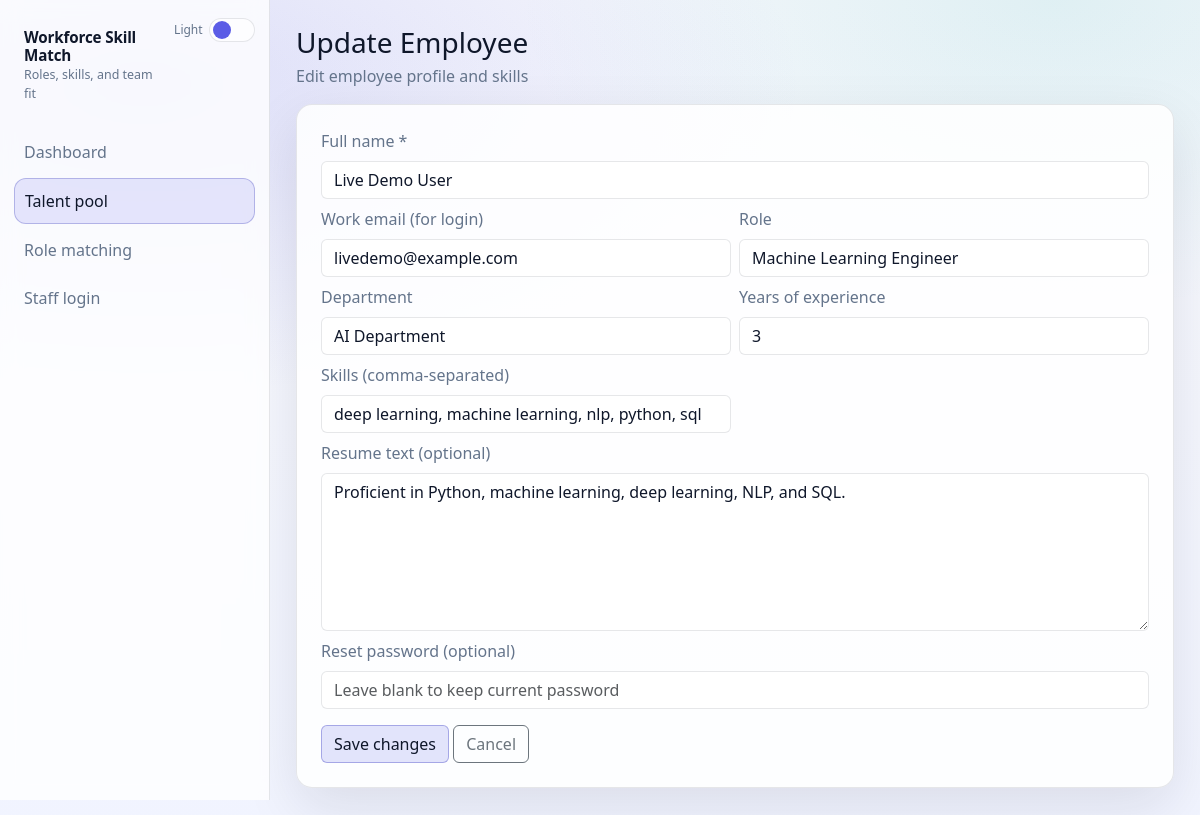
Page /employees/9/edit on the committed database.
### models.py (models this page shows, shortened)
class Employee(db.Model):  # type: ignore[misc]
    __tablename__ = "employees"
    id = db.Column(db.Integer, primary_key=True)
    full_name = db.Column(db.String(200), nullable=False)
    email = db.Column(db.String(200), nullable=True, unique=True)
    title = db.Column(db.String(200), nullable=True)
    department = db.Column(db.String(200), nullable=True)
    years_experience = db.Column(db.Integer, nullable=True)
    resume_text = db.Column(db.Text, nullable=True)
    skills_json = db.Column(db.Text, nullable=True)
    skills_csv = db.Column(db.Text, nullable=True)
    password_hash = db.Column(db.String(255), nullable=True)
    created_at = db.Column(db.DateTime, default=datetime.utcnow, nullable=False)
    updated_at = db.Column(db.DateTime, default=datetime.utcnow, onupdate=datetime.utcnow, nullable=False)

### main.py (the view, shortened to what this page needs)
    @app.route("/employees/<int:employee_id>/edit", methods=["GET", "POST"])
    def employee_edit(employee_id: int):
        e = Employee.query.get_or_404(employee_id)
        return render_template(
            "employee_edit.html",
            title="Update employee",
            e=e,
            active="talent",
        )

### main.py (called while the page is built, shortened)
    def __call__(self, environ, start_response):
        path_info = environ.get("PATH_INFO", "")
        return self.wsgi_app(environ, start_response)

### templates/employee_edit.html
{% extends "base.html" %}
{% block content %}
<div class="mb-3">
  <h3 class="mb-1">Update Employee</h3>
  <div class="muted">Edit employee profile and skills</div>
</div>
<div class="p-4 rounded-4 app-card">
  <form method="post">
    <div class="row g-2">
      <div class="col-12">
        <label class="form-label muted">Full name *</label>
        <input class="form-control" name="full_name" required value="{{ e.full_name }}">
      </div>
      <div class="col-12 col-md-6">
        <label class="form-label muted">Work email (for login)</label>
        <input class="form-control" name="email" value="{{ e.email or '' }}">
      </div>
      <div class="col-12 col-md-6">
        <label class="form-label muted">Role</label>
        <input class="form-control" name="title" value="{{ e.title or '' }}">
      </div>
      <div class="col-12 col-md-6">
        <label class="form-label muted">Department</label>
        <input class="form-control" name="department" value="{{ e.department or '' }}">
      </div>
      <div class="col-12 col-md-6">
        <label class="form-label muted">Years of experience</label>
        <input class="form-control" name="years_experience" value="{{ e.years_experience if e.years_experience is not none else '' }}">
      </div>
      <div class="col-12 col-md-6">
        <label class="form-label muted">Skills (comma-separated)</label>
        <input class="form-control" name="skills_manual" value="{{ e.skills_csv or '' }}">
      </div>
      <div class="col-12">
        <label class="form-label muted">Resume text (optional)</label>
        <textarea class="form-control" name="resume_text" rows="6">{{ e.resume_text or '' }}</textarea>
      </div>
      <div class="col-12">
        <label class="form-label muted">Reset password (optional)</label>
        <input class="form-control" type="password" name="new_password" placeholder="Leave blank to keep current password">
      </div>
    </div>
    <button class="btn btn-accent mt-3" type="submit">Save changes</button>
    <a class="btn btn-outline-secondary mt-3" href="{{ url_for('talent_pool') }}">Cancel</a>
  </form>
</div>
{% endblock %}

### templates/base.html (style rules this page uses)
:root { --bg: #f7f8fc; --bg2:#f1f4ff; --text:#0f172a; --muted:#64748b; --card: rgba(255,255,255,.86); --border: rgba(15,23,42,.10); --shadow: 0 20px 55px rgba(15,23,42,.10); --accent: #5b5ce6; --accent2:#0ea5a6; --sidebar: rgba(255,255,255,.78); }
body { color: var(--text); background: radial-gradient(1100px 520px at 12% 10%, rgba(91,92,230,.16), transparent 60%), radial-gradient(900px 520px at 88% 0%, rgba(14,165,166,.10), transparent 60%), linear-gradient(180deg, var(--bg), var(--bg2)); }
.app-card { background: var(--card); border: 1px solid var(--border); box-shadow: var(--shadow); }
.muted { color: var(--muted); }
.btn-accent { background: color-mix(in srgb, var(--accent) 16%, transparent); border-color: color-mix(in srgb, var(--accent) 35%, var(--border)); color: var(--text); }
.form-control { background: color-mix(in srgb, var(--card) 92%, transparent); border-color: var(--border); color: var(--text); }

### rows in the picture
Employee: full_name "Live Demo User", email "livedemo@example.com", title "Machine Learning Engineer", department "AI Department", years_experience "3", skills_manual "deep learning, machine learning, nlp, python, sql", resume_text "Proficient in Python, machine learning, deep learning, NLP, and SQL."
